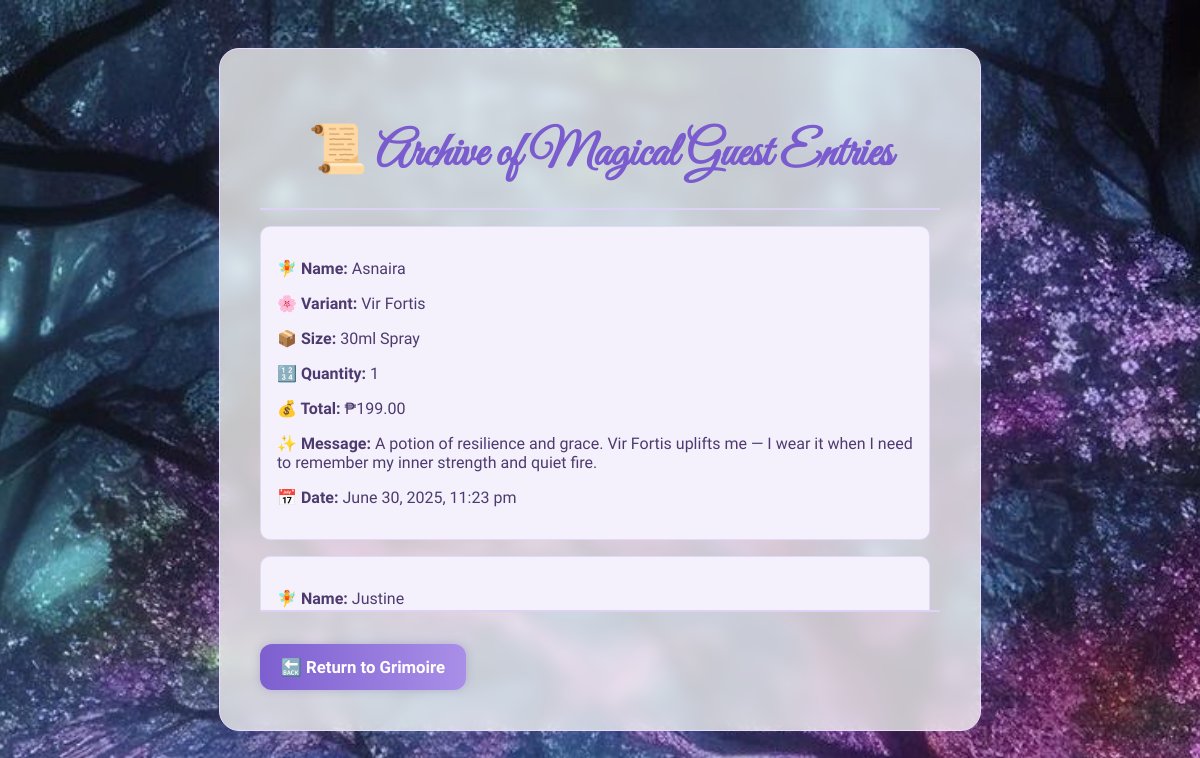
The app's page /Feedback/show_entries.php with its own data.
### tables this page shows
CREATE TABLE `entries` (
  `id` int(11) NOT NULL,
  `name` varchar(100) NOT NULL,
  `variant` varchar(50) NOT NULL,
  `size` varchar(50) NOT NULL,
  `quantity` int(11) NOT NULL,
  `total_price` decimal(10,2) NOT NULL,
  `message` text NOT NULL,
  `date_posted` timestamp NOT NULL DEFAULT current_timestamp()
);

### Feedback/show_entries.php (the view, shortened to what this page needs)
<?php
include "../Database/database.php";
?>
<!DOCTYPE html>
<html lang="en">
<head>
  <link rel="stylesheet" href="../css/styles.css">
</head>
<body>
  <div class="container">
    <h1>📜 Archive of Magical Guest Entries</h1>
    <div class="scroll-box">
      <?php
      try {
          $stmt = $conn->query("SELECT * FROM entries ORDER BY date_posted DESC");
          if ($stmt->rowCount() === 0) {
              echo "<p>No entries yet in the enchanted spellbook. 🌫️</p>";
          } else {
              foreach ($stmt as $entry) {
                  echo "<div class='summary'>";
                  echo "<p><strong>🧚 Name:</strong> {$entry['name']}</p>";
                  echo "<p><strong>🌸 Variant:</strong> {$entry['variant']}</p>";
                  echo "<p><strong>📦 Size:</strong> {$entry['size']}</p>";
                  echo "<p><strong>🔢 Quantity:</strong> {$entry['quantity']}</p>";
                  echo "<p><strong>💰 Total:</strong> ₱{$entry['total_price']}</p>";
                  echo "<p><strong>✨ Message:</strong> {$entry['message']}</p>";
                  echo "<p><strong>📅 Date:</strong> " . date("F j, Y, g:i a", strtotime($entry['date_posted'])) . "</p>";
                  echo "</div>";
              }
          }
      } catch (PDOException $e) {
          echo "<p class='error'>Error fetching entries: " . $e->getMessage() . "</p>";
      }
      ?>
    </div>
    <div class="left-buttons">
      <a href="../pages/index.html" class="nav-button">🔙 Return to Grimoire</a>
    </div>
  </div>
</body>
</html>

### css/styles.css (style rules this page uses)
body { font-family: 'Cardo', serif; background: url('../images/enchanting.jpg') no-repeat center center fixed; background-size: cover; color: #3e2c5e; margin: 0; padding: 0; min-height: 100vh; }
.container { max-width: 680px; margin: 3rem auto; background: rgba(255, 255, 255, 0.75); backdrop-filter: blur(8px); padding: 2.5rem; border-radius: 20px; box-shadow: 0 0 25px rgba(178, 153, 255, 0.15); border: 1px solid #e8ddff; }
h1 { text-align: center; font-family: 'Great Vibes', cursive; font-size: 3rem; color: #7a5ccf; margin-bottom: 1.5rem; }
.summary { background-color: #f5f1fc; padding: 1rem; border-radius: 10px; margin-top: 1rem; border: 1px solid #e0d9f7; color: #4d3b6f; }
.nav-button { background: linear-gradient(to right, #7d5fcf, #a98fe8); color: #fff; padding: 0.8rem 1.3rem; border: none; border-radius: 12px; cursor: pointer; font-weight: bold; font-size: 1.05rem; font-family: 'Cardo', serif; transition: all 0.3s ease; box-shadow: 0 0 10px rgba(110, 90, 180, 0.3); text-decoration: none; display: inline-block; }
.left-buttons { display: flex; flex-direction: column; align-items: flex-start; gap: 0.5rem; margin-top: 2rem; }
.left-buttons .nav-button { margin-top: 0; }
.scroll-box { max-height: 400px; overflow-y: auto; padding-right: 10px; margin-top: 1.5rem; border-top: 2px solid #ded1f6; border-bottom: 2px solid #ded1f6; }

### records on screen
entries: name "Asnaira", variant "Vir Fortis", size "30ml Spray", quantity "1", total_price "199.00", message "A potion of resilience and grace. Vir Fortis uplifts me — I wear it when I need to remember my inner strength and quiet fire.", date_posted "June 30, 2025, 11:23 pm"
entries: name "Justine"
